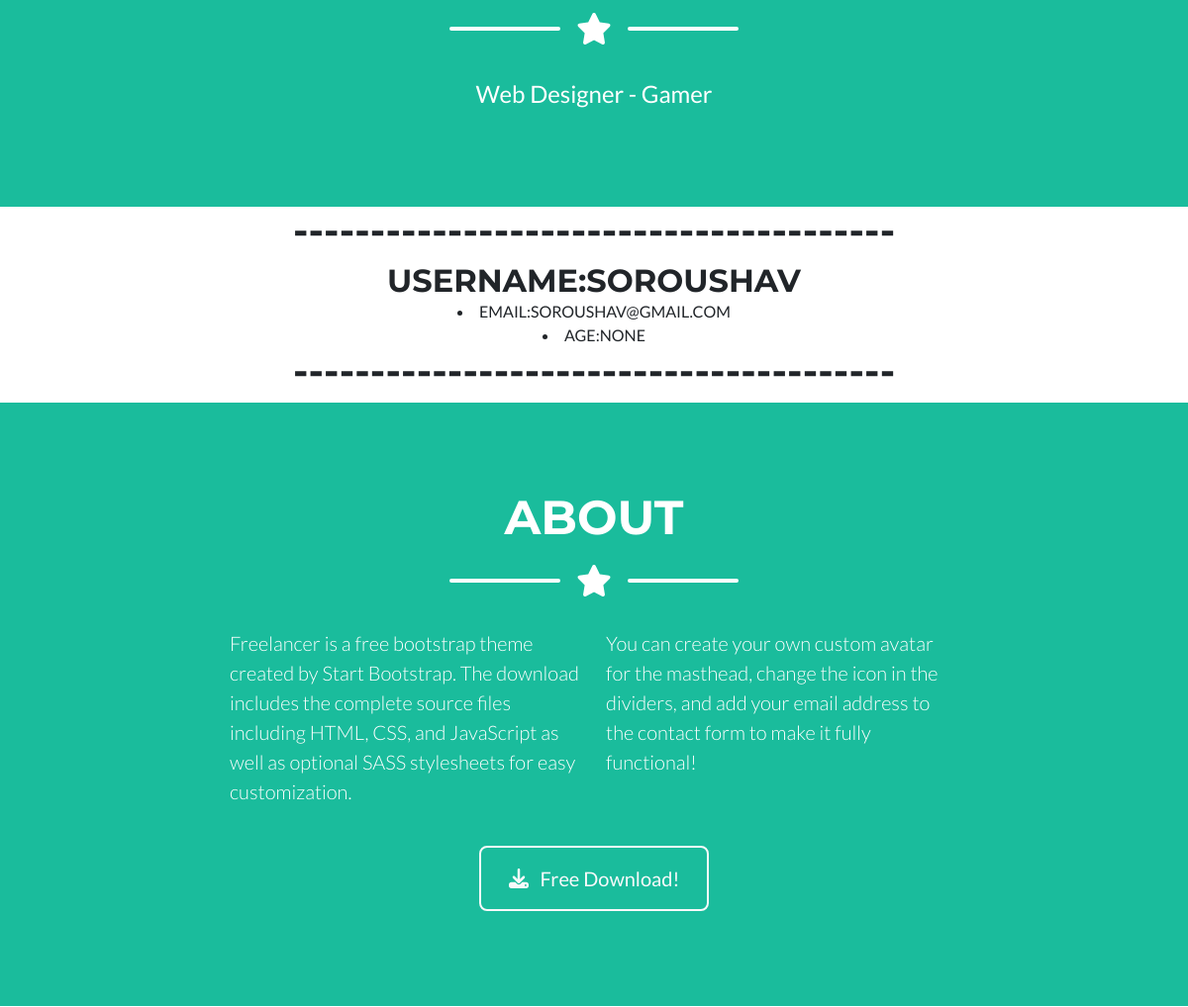
/profile/1/ (middle part), run on an earlier commit of the app's database.
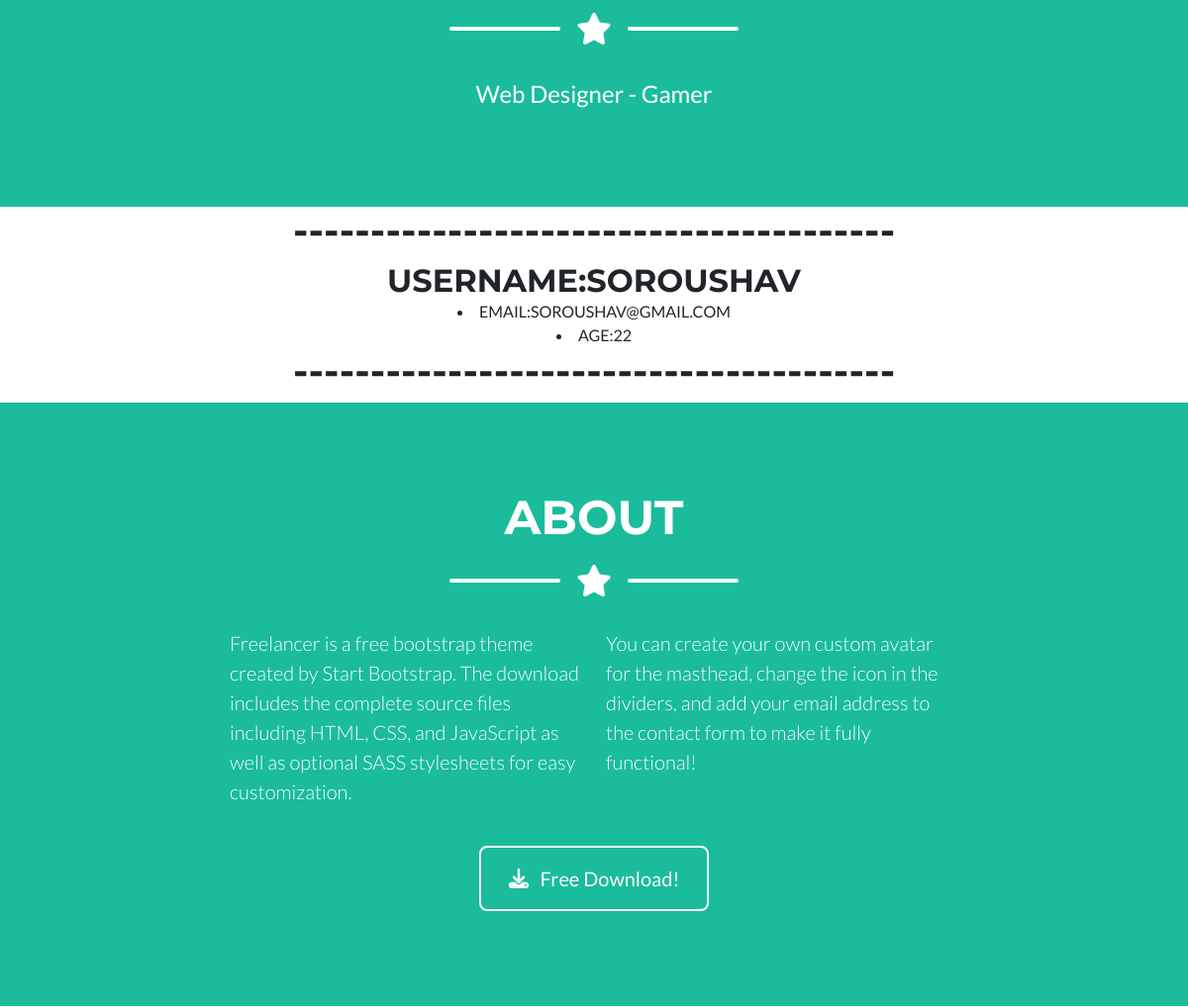
And on a later commit of the database.
### profile/models.py (models this page shows, shortened)
class CustomUser(AbstractUser):
    email = models.CharField(max_length=50)
    age = models.PositiveIntegerField(null=True, blank=True)

### profile/views.py (the view)
# urls.py: path('profile/<int:pk>/', ProfilePageView.as_view(), name='profile'),
class ProfilePageView(DetailView):
    model = get_user_model()
    template_name = 'profile.html'
    context_object_name = 'user'

### templates/profile.html (shortened to what this page needs)
<!DOCTYPE html>
{% extends 'home.html' %}
{% load static %}
    {% block content %}
        <div class="container d-flex align-items-center flex-column">
        <h1>---------------------------------------</h1>
        <h2 class="masthead-heading text-uppercase mb-0" text-align="center">username:{{ user.username }}</h2>
        <li class="masthead-heading text-uppercase mb-0">email:{{ user.email }}</li>
        <li class="masthead-heading text-uppercase mb-0">age:{{ user.age }}</li>
        <h1>---------------------------------------</h1>
        </div>
    {% endblock content %}

What changed in the data, as far as the page shows it:
changed CustomUser "SOROUSHAV": age "NONE" → "22"
